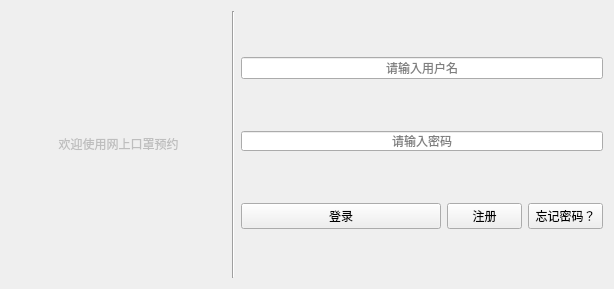
<?xml version="1.0" encoding="UTF-8"?>
<ui version="4.0">
 <class>Form</class>
 <widget class="QWidget" name="Form">
  <property name="enabled">
   <bool>true</bool>
  </property>
  <property name="geometry">
   <rect>
    <x>0</x>
    <y>0</y>
    <width>614</width>
    <height>289</height>
   </rect>
  </property>
  <property name="windowTitle">
   <string>登录</string>
  </property>
  <layout class="QHBoxLayout" name="horizontalLayout_3">
   <item>
    <layout class="QHBoxLayout" name="horizontalLayout_2">
     <item>
      <widget class="QLabel" name="label_2">
       <property name="enabled">
        <bool>false</bool>
       </property>
       <property name="maximumSize">
        <size>
         <width>16777215</width>
         <height>20</height>
        </size>
       </property>
       <property name="text">
        <string>欢迎使用网上口罩预约</string>
       </property>
       <property name="alignment">
        <set>Qt::AlignCenter</set>
       </property>
      </widget>
     </item>
     <item>
      <widget class="Line" name="line">
       <property name="orientation">
        <enum>Qt::Vertical</enum>
       </property>
      </widget>
     </item>
     <item>
      <layout class="QVBoxLayout" name="verticalLayout">
       <item>
        <widget class="QLineEdit" name="username">
         <property name="sizePolicy">
          <sizepolicy hsizetype="Ignored" vsizetype="Fixed">
           <horstretch>0</horstretch>
           <verstretch>0</verstretch>
          </sizepolicy>
         </property>
         <property name="maximumSize">
          <size>
           <width>16777215</width>
           <height>16777215</height>
          </size>
         </property>
         <property name="alignment">
          <set>Qt::AlignCenter</set>
         </property>
         <property name="placeholderText">
          <string>请输入用户名</string>
         </property>
        </widget>
       </item>
       <item>
        <widget class="QLineEdit" name="password">
         <property name="enabled">
          <bool>true</bool>
         </property>
         <property name="sizePolicy">
          <sizepolicy hsizetype="Ignored" vsizetype="Fixed">
           <horstretch>0</horstretch>
           <verstretch>0</verstretch>
          </sizepolicy>
         </property>
         <property name="maximumSize">
          <size>
           <width>16777215</width>
           <height>20</height>
          </size>
         </property>
         <property name="tabletTracking">
          <bool>false</bool>
         </property>
         <property name="autoFillBackground">
          <bool>false</bool>
         </property>
         <property name="text">
          <string/>
         </property>
         <property name="echoMode">
          <enum>QLineEdit::Password</enum>
         </property>
         <property name="alignment">
          <set>Qt::AlignCenter</set>
         </property>
         <property name="placeholderText">
          <string>请输入密码</string>
         </property>
         <property name="clearButtonEnabled">
          <bool>false</bool>
         </property>
        </widget>
       </item>
       <item>
        <layout class="QHBoxLayout" name="horizontalLayout">
         <item>
          <widget class="QPushButton" name="login">
           <property name="sizePolicy">
            <sizepolicy hsizetype="Expanding" vsizetype="Fixed">
             <horstretch>0</horstretch>
             <verstretch>0</verstretch>
            </sizepolicy>
           </property>
           <property name="maximumSize">
            <size>
             <width>200</width>
             <height>16777215</height>
            </size>
           </property>
           <property name="text">
            <string>登录</string>
           </property>
          </widget>
         </item>
         <item>
          <widget class="QPushButton" name="regis">
           <property name="sizePolicy">
            <sizepolicy hsizetype="Expanding" vsizetype="Fixed">
             <horstretch>0</horstretch>
             <verstretch>0</verstretch>
            </sizepolicy>
           </property>
           <property name="maximumSize">
            <size>
             <width>75</width>
             <height>16777215</height>
            </size>
           </property>
           <property name="text">
            <string>注册</string>
           </property>
          </widget>
         </item>
         <item>
          <widget class="QPushButton" name="forget_password">
           <property name="sizePolicy">
            <sizepolicy hsizetype="Expanding" vsizetype="Fixed">
             <horstretch>0</horstretch>
             <verstretch>0</verstretch>
            </sizepolicy>
           </property>
           <property name="maximumSize">
            <size>
             <width>75</width>
             <height>16777215</height>
            </size>
           </property>
           <property name="text">
            <string>忘记密码？</string>
           </property>
          </widget>
         </item>
        </layout>
       </item>
      </layout>
     </item>
    </layout>
   </item>
  </layout>
 </widget>
 <resources/>
 <connections/>
</ui>
